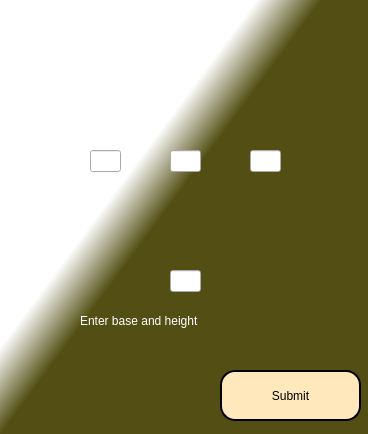
<?xml version="1.0" encoding="UTF-8"?>
<ui version="4.0">
 <class>MainWindow</class>
 <widget class="QMainWindow" name="MainWindow">
  <property name="geometry">
   <rect>
    <x>0</x>
    <y>0</y>
    <width>368</width>
    <height>434</height>
   </rect>
  </property>
  <property name="minimumSize">
   <size>
    <width>368</width>
    <height>434</height>
   </size>
  </property>
  <property name="maximumSize">
   <size>
    <width>368</width>
    <height>434</height>
   </size>
  </property>
  <property name="windowTitle">
   <string>MainWindow</string>
  </property>
  <property name="styleSheet">
   <string notr="true">QWidget#centralwidget{
background-color: qlineargradient(spread:pad, x1:0.689, y1:0.233, x2:0.578, y2:0.136273, stop:0.0945274 rgba(83, 79, 20, 255), stop:1 rgba(255, 255, 255, 255))}</string>
  </property>
  <widget class="QWidget" name="centralwidget">
   <widget class="QPushButton" name="Triangle_Submit">
    <property name="geometry">
     <rect>
      <x>220</x>
      <y>370</y>
      <width>141</width>
      <height>51</height>
     </rect>
    </property>
    <property name="styleSheet">
     <string notr="true">font: 10pt &quot;Comic Sans MS&quot;;
border-radius : 15; 
background-color: rgb(255, 233, 188);
                              border : 2px solid black
</string>
    </property>
    <property name="text">
     <string>Submit</string>
    </property>
   </widget>
   <widget class="QLabel" name="Triangle_Label">
    <property name="geometry">
     <rect>
      <x>80</x>
      <y>300</y>
      <width>281</width>
      <height>41</height>
     </rect>
    </property>
    <property name="styleSheet">
     <string notr="true">font: 15pt &quot;Comic Sans MS&quot;;
color: rgb(255, 255, 255);</string>
    </property>
    <property name="text">
     <string>Enter base and height</string>
    </property>
   </widget>
   <widget class="QLabel" name="Triangle_Shape">
    <property name="geometry">
     <rect>
      <x>80</x>
      <y>70</y>
      <width>211</width>
      <height>191</height>
     </rect>
    </property>
    <property name="styleSheet">
     <string notr="true">background-image: url(:/triangle/triangle.png);</string>
    </property>
    <property name="text">
     <string/>
    </property>
    <property name="pixmap">
     <pixmap resource="Shapes/Shapes.qrc">:/triangle/triangle.png</pixmap>
    </property>
    <property name="scaledContents">
     <bool>true</bool>
    </property>
   </widget>
   <widget class="QLineEdit" name="Triangle_Base">
    <property name="geometry">
     <rect>
      <x>170</x>
      <y>270</y>
      <width>31</width>
      <height>22</height>
     </rect>
    </property>
   </widget>
   <widget class="QLineEdit" name="Triangle_Height">
    <property name="geometry">
     <rect>
      <x>170</x>
      <y>150</y>
      <width>31</width>
      <height>22</height>
     </rect>
    </property>
   </widget>
   <widget class="QLineEdit" name="Triangle_Side_1">
    <property name="geometry">
     <rect>
      <x>250</x>
      <y>150</y>
      <width>31</width>
      <height>22</height>
     </rect>
    </property>
   </widget>
   <widget class="QLineEdit" name="Triangle_Side_2">
    <property name="geometry">
     <rect>
      <x>90</x>
      <y>150</y>
      <width>31</width>
      <height>22</height>
     </rect>
    </property>
   </widget>
  </widget>
 </widget>
 <resources>
  <include location="Shapes/Shapes.qrc"/>
  <include location="../../../../../Program Files (x86)/Qt Designer/Shapes/Shapes.qrc"/>
 </resources>
 <connections/>
</ui>
